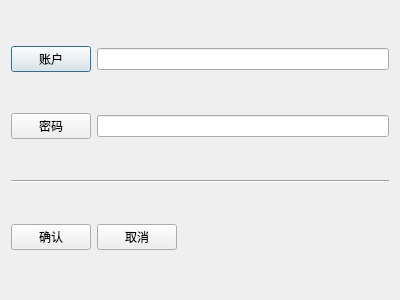
<?xml version="1.0" encoding="UTF-8"?>
<ui version="4.0">
 <class>mydialog</class>
 <widget class="QDialog" name="mydialog">
  <property name="geometry">
   <rect>
    <x>0</x>
    <y>0</y>
    <width>400</width>
    <height>300</height>
   </rect>
  </property>
  <property name="windowTitle">
   <string>mydialog</string>
  </property>
  <layout class="QVBoxLayout" name="verticalLayout">
   <item>
    <layout class="QHBoxLayout" name="horizontalLayout_3">
     <item>
      <widget class="QPushButton" name="pushButton">
       <property name="minimumSize">
        <size>
         <width>40</width>
         <height>0</height>
        </size>
       </property>
       <property name="text">
        <string>账户</string>
       </property>
      </widget>
     </item>
     <item>
      <widget class="QLineEdit" name="btnuser"/>
     </item>
    </layout>
   </item>
   <item>
    <layout class="QHBoxLayout" name="horizontalLayout_4">
     <item>
      <widget class="QPushButton" name="pushButton_2">
       <property name="minimumSize">
        <size>
         <width>40</width>
         <height>0</height>
        </size>
       </property>
       <property name="text">
        <string>密码</string>
       </property>
      </widget>
     </item>
     <item>
      <widget class="QLineEdit" name="btnpassword">
       <property name="echoMode">
        <enum>QLineEdit::Password</enum>
       </property>
      </widget>
     </item>
    </layout>
   </item>
   <item>
    <widget class="Line" name="line">
     <property name="orientation">
      <enum>Qt::Horizontal</enum>
     </property>
    </widget>
   </item>
   <item>
    <layout class="QHBoxLayout" name="horizontalLayout_2">
     <item>
      <layout class="QHBoxLayout" name="horizontalLayout">
       <item>
        <widget class="QPushButton" name="btncheck">
         <property name="text">
          <string>确认</string>
         </property>
        </widget>
       </item>
       <item>
        <widget class="QPushButton" name="btncancel">
         <property name="text">
          <string>取消</string>
         </property>
        </widget>
       </item>
      </layout>
     </item>
     <item>
      <spacer name="horizontalSpacer">
       <property name="orientation">
        <enum>Qt::Horizontal</enum>
       </property>
       <property name="sizeHint" stdset="0">
        <size>
         <width>40</width>
         <height>20</height>
        </size>
       </property>
      </spacer>
     </item>
    </layout>
   </item>
  </layout>
 </widget>
 <layoutdefault spacing="6" margin="11"/>
 <resources/>
 <connections/>
</ui>
